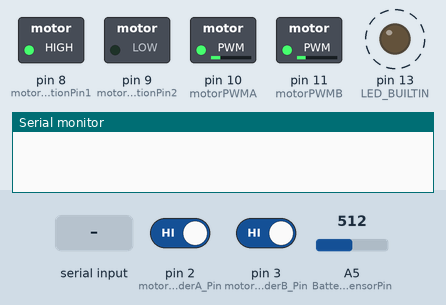
Simulated run of this sketch. Board: Arduino Mega 2560, built with avr-gcc and run on an emulated ATmega2560. Parts: switched loads named in the sketch (green lamp = pin HIGH), output pins drawn as LEDs (lit = HIGH), the last lines printed to the serial monitor. Dashed ring = blinking. The test bench sets the inputs (shaded band); at power-on: pin 2 (motorEncoderA_Pin) HIGH, pin 3 (motorEncoderB_Pin) HIGH, A5 (BatterySensorPin) = 512. Random numbers use the default seed unless the sketch sets one.

Above: at 1.2 s.
1.3 s: "1" received over Serial
At 15.14 s:
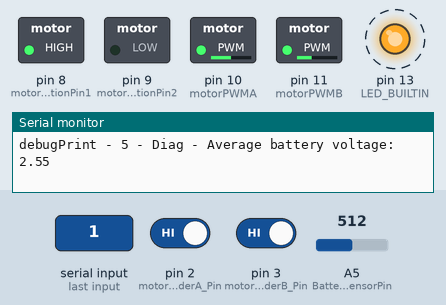
At 25.03 s:
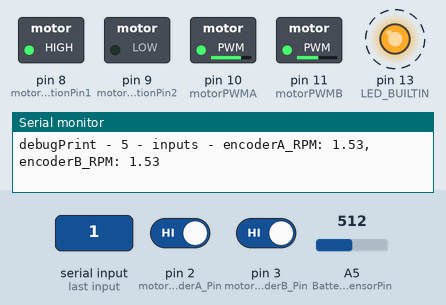
Timing chart, 0 to 25.4 s (numbered marks = the images above; inputs shaded):
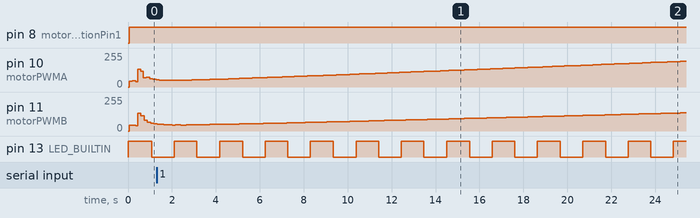

Measured:
- by itself, pin 13 (LED_BUILTIN): alternates HIGH for 1.0 s and LOW for 1.0 s

The sketch:

main.ino
```cpp
/*

*/

//Include functions
#include "loggingFunctions.h"
#include "miscFunctions.h"
#include "realTimer.h"

//Include main routines as objects
#include "inputsRoutine.cpp"
#include "controlRoutine.cpp"
#include "commRoutine.cpp"
#include "diagnoticsRoutine.cpp"

//define build variables
#define targetCycleTime 50

//Declare Objects
inputsRoutine inputs;
controlRoutine control;
commRoutine comm;
diagnoticsRoutine diagnotics;

//

//Set input pins
byte BatterySensorPin = A5;
//Left is A
byte motorEncoderA_Pin = 2;
//Right is B
byte motorEncoderB_Pin = 3;

//Set output pins
byte motorOptionPin1 = 8;
byte motorOptionPin2 = 9;
byte motorPWMA = 10;
byte motorPWMB = 11;

//global variables for main
byte blinkState = 0;

//gloabl settings variables
int const debugPrioritySetting = 5;

//global objects for main
realTimer blinkTimer;


// the setup function runs once when you press reset or power the board
//Runs only once at setup
void setup() {
  debugPrint(debugPrioritySetting, "setup", 5, "Starting...");
  // initialize digital pin LED_BUILTIN as an output.
  pinMode(LED_BUILTIN, OUTPUT);

  blinkTimer.init(1000);

  //Initalize main routines
  inputs.init(debugPrioritySetting, BatterySensorPin, motorEncoderA_Pin, motorEncoderB_Pin);
  control.init(debugPrioritySetting);
  comm.init(debugPrioritySetting);
  diagnotics.init(debugPrioritySetting, targetCycleTime);
  outputSetup();

  //Set pins up
  pinMode(motorEncoderA_Pin, INPUT_PULLUP);
  pinMode(motorEncoderB_Pin, INPUT_PULLUP);
  pinMode(BatterySensorPin, INPUT);

  digitalWrite(motorEncoderA_Pin,HIGH);  // enable pullup resistor
  digitalWrite(motorEncoderB_Pin,HIGH);  // enable pullup resistor

  //set interupts
  attachInterrupt(digitalPinToInterrupt(motorEncoderA_Pin), encoderA_InterProxy, CHANGE);
  attachInterrupt(digitalPinToInterrupt(motorEncoderB_Pin), encoderB_InterProxy, CHANGE);

  //Finish setup
  debugPrint(debugPrioritySetting, "setup", 5, "Startup complete");
}

// the loop function runs over and over again forever
void loop() {
  //local variables
  String routineName = "main";

  //Cycle startup

  //Main sequence

  //Change led state to show board is running
  if(blinkState == 0){
    digitalWrite(LED_BUILTIN, HIGH);   // turn the LED on (HIGH is the voltage level)
  }else{
    digitalWrite(LED_BUILTIN, LOW);    // turn the LED off by making the voltage LOW
  }

  if(blinkTimer.check(true)){
      //Next state
      blinkState = ((blinkState + 1)%2);
      //debugPrint(5, routineName, 5, String("BlinkState: ") + String(blinkState));
  };

  // Delay so CPU doesn't run at 100% all the time
  //delay(50);

  //Run main routines
  inputs.run();
  control.run(inputs.batteryVoltage, inputs.rpmA, inputs.rpmB);
  comm.run();
  diagnotics.run(inputs.batteryVoltage);
  outputWrite();
}

void encoderA_InterProxy(){
  inputs.encoderA();
}

void encoderB_InterProxy(){
  inputs.encoderB();
}

void outputSetup(){
  //Setup output pins
  pinMode(motorOptionPin1, OUTPUT);
  pinMode(motorOptionPin2, OUTPUT);
  pinMode(motorPWMA, OUTPUT);
  pinMode(motorPWMB, OUTPUT);
}


void outputWrite(){
  //Set outputs
  //Motor state
  analogWrite(motorOptionPin1,255);
  analogWrite(motorOptionPin2,0);

  //Motor PWM
  analogWrite(motorPWMA,control.motorOptionPin1_PWM);
  analogWrite(motorPWMB,control.motorOptionPin2_PWM);


}
```

commRoutine.cpp
```cpp
//Communications module

#include "arduino.h"
#include "realTimer.h"
#include "loggingFunctions.h"
#include "miscFunctions.h"

class commRoutine{
  private:
    //Declare private variables
    int debugPrioritySetting;
    realTimer contactTimeout;
    realTimer test;

    String routineName = "Comm";

    //Make sure serial is active during setup
    void establishContact() {
      contactTimeout.init(60000);

      while ((Serial.available() <= 0) & (contactTimeout.check(true))) {
        Serial.print('A');   // send a capital A
        delay(500);
      }
      Serial.println(' ');
    }


  //Set public routines for main to use
  public:

  void init(int debugPrioritySetting){
    //set variables
    this->debugPrioritySetting=debugPrioritySetting;

    //Starting variables


    //create objects

    // start bluetooth serial port at 115200 bps:
    //Serial1.begin(115200);
    // start serial port at 9600 bps:
    Serial.begin(9600);
    while (!Serial) {
      ; // wait for serial port to connect. Needed for native USB port only
    }

    establishContact();  // send a byte to establish contact until receiver responds
  };

  //main run loop
  void run(){
    if(test.check(true)){
      //debugPrint(5, routineName, 5, String("Fuzztest: ") + String(fuzzyNum(1000, 100)));
      //Serial1.println(String("Fuzztest: ") + String(fuzzyNum(1000, 100)));
    }
  };
};
```

controlRoutine.cpp
```cpp
//Control module

//Libraries
#include "arduino.h"
#include <PID_v1.h>

//local functions
#include "realTimer.h"
#include "loggingFunctions.h"

//pid settings and gains
#define OUTPUT_MIN 30
#define OUTPUT_MAX 250
#define KP 0.1
#define KI 0.2
#define KD 0.3

//Class
class controlRoutine{
  private:
    //Set private variables
    int debugPrioritySetting;
    float batteryVoltage;
    double rpmA;
    double rpmB;
    String routineName = "cont";


    //Set variables for motor
    realTimer timerRampUp;
    byte left_setPWM;
    byte right_setPWM;
    int left_setRPM;
    int right_setRPM;
    byte left_currentPWM;
    byte right_currentPWM;

    double motorA_setRPM =0;
    double motorB_setRPM =0;
    double motorA_outPWM =0;
    double motorB_outPWM =0;
    byte testState = 0;
    realTimer timerTest;

    //Set objects for pid controllers
    PID *pidA;
    PID *pidB;

    //Set objects for pid

    //Test state machine
    enum state{
      STANDBY = 0,
      TEST = 1
    };

    //Plain text settings for speed - needs calibration
    enum speed{
      SPEED_BRAKE = 0,
      SPEED_VERY_SLOW = 20,
      SPEED_SLOW = 25,
      SPEED_NORMAL = 40,
      SPEED_FAST = 50,
      SPEED_MAX = 60
    };

    //Plain text settings for direction - needs calibration
    enum direction{
      LEFT_MAX = 0,
      LEFT_HARD = 10,
      LEFT_SLIGHT = 40,
      STRAIGHT = 50,
      RIGHT_SLIGHT = 60,
      RIGHT_HARD = 90,
      RIGHT_MAX = 100
    };

    //Plain text settings for acceleration - needs calibration
    enum acceleration{
      ACCEL_MIN = 60,
      ACCEL_SLOW = 30,
      ACCEL_NORMAL = 10,
      ACCEL_FAST = 5,
      ACCEL_MAX = 2
    };

    //Set target motor values
    void setMotor(byte spd, byte dir, int accel){
      //debugPrint(5, routineName, 5, String("Motor set to: ") + String(spd));
      //Accel sets timer change rate

      //Speed sets motor PWM
      //Direction sets difference in wheel speed
      motorA_setRPM = (spd + (50-dir)*spd/50);
      motorB_setRPM = (spd + (50-(100-dir))*spd/50);
    };

    //Set up tests to cycle through modes
    void testStateMachine(){
      //
      if(timerTest.check(true)){
        //Next state
        testState = ((testState + 1)%5);

        //Set motor settings
        switch(testState){
          case 0:
            setMotor(SPEED_FAST, STRAIGHT, ACCEL_NORMAL);
            break;
          case 1:
            setMotor(SPEED_BRAKE, STRAIGHT, ACCEL_NORMAL);
            break;
          case 2:
            setMotor(SPEED_FAST, STRAIGHT, ACCEL_NORMAL);
            break;
          case 3:
            setMotor(SPEED_SLOW, STRAIGHT, ACCEL_NORMAL);
            break;
          case 4:
            setMotor(SPEED_SLOW, STRAIGHT, ACCEL_MIN);
            break;
          default:
            setMotor(SPEED_BRAKE, STRAIGHT, ACCEL_MIN);
        };

        debugPrint(5, routineName, 5, String("Test state: ") + String(testState));
        debugPrint(5, routineName, 5, String("Left speed running at: ") + String(motorOptionPin1_PWM/255.0*100));
        debugPrint(5, routineName, 5, String("Right speed running at: ") + String(motorOptionPin2_PWM/255.0*100));
        debugPrint(5, routineName, 5, String("Left set at running at: ") + String(left_setPWM));
        debugPrint(5, routineName, 5, String("Right set at running at: ") + String(right_setPWM));
      };
    };


  public:
    //set public variables
    byte motorOptionPin1_PWM = 0;
    byte motorOptionPin2_PWM = 0;

    void init(int debugPrioritySetting){
      //Set local variables
      this->debugPrioritySetting=debugPrioritySetting;

      //Set starting variables
      pidA = new PID(&rpmA, &motorA_outPWM, &motorA_setRPM, KP, KI, KD, DIRECT);
      pidB = new PID(&rpmB, &motorB_outPWM, &motorB_setRPM, KP, KI, KD, DIRECT);

      pidA->SetOutputLimits(OUTPUT_MIN, OUTPUT_MAX);
      pidB->SetOutputLimits(OUTPUT_MIN, OUTPUT_MAX);

      pidA->SetMode(AUTOMATIC);
      pidB->SetMode(AUTOMATIC);

      //create objects
      timerTest.init(10000);

    };

    //Runs in main loop
    void run(float batteryVoltage, double rpmA, double rpmB){
      //Read inputs
      this->batteryVoltage=batteryVoltage;
      this->rpmA=rpmA;
      this->rpmB=rpmB;

      //Update state
      //runMotor();
      //testStateMachine();

      setMotor(SPEED_NORMAL, LEFT_SLIGHT, ACCEL_NORMAL);

      if(motorA_setRPM > 30){pidA->SetOutputLimits(40, OUTPUT_MAX);}
      else{pidA->SetOutputLimits(OUTPUT_MIN, 100);}

      if(motorB_setRPM > 30){pidB->SetOutputLimits(40, OUTPUT_MAX);}
      else{pidB->SetOutputLimits(OUTPUT_MIN, 100);}

      //Update PID controllers
      pidA->Compute();
      pidB->Compute();

      //debugPrint(5, routineName, 5, String("rpmA: ") + String(rpmA) + String(" rpmA_out: ") + String(motorA_outPWM)+ String(" rpmA_set: ") + String(motorA_setRPM));

      motorOptionPin1_PWM = (byte) motorA_outPWM;
      motorOptionPin2_PWM = (byte) motorB_outPWM;
    };
};
```

diagnoticsRoutine.cpp
```cpp
// Alarm/warning detection and monitoring

#include "arduino.h"
//#include <MemoryUsage.h>
#include "realTimer.h"
#include "loggingFunctions.h"


class diagnoticsRoutine{
  private:
    //Declare private variables
    String routineName = "Diag";
    double cycleStartTime;
    double cycleEndTime;
    double cycleTime;
    double downTime;
    int targetCycleTime;
    int debugPrioritySetting;
    realTimer memStats;

    float batteryVoltage;
    int cycleCount = 0;

    byte logSize = 100;

    double cycleTimeSum;
    long downTimeSum;
    float batteryVoltageSum;

    //Print out state of memory
     void printMemStats(){
      debugPrint(5, routineName, 5, String("Current state of the memory----------------"));
      //debugPrint(5, routineName, 5, MEMORY_PRINT_START);
      //debugPrint(5, routineName, 5, MEMORY_PRINT_HEAPSTART);
      //debugPrint(5, routineName, 5, MEMORY_PRINT_HEAPEND);
      //debugPrint(5, routineName, 5, MEMORY_PRINT_STACKSTART);
      //debugPrint(5, routineName, 5, MEMORY_PRINT_END);
      //debugPrint(5, routineName, 5, MEMORY_PRINT_HEAPSIZE);
      //debugPrint(5, routineName, 5, FREERAM_PRINT);


      if ((Serial1.available() > 0) & ( debugPrioritySetting >= 5)){
        //Serial.println(F("Current state of the memory:"));
        //Serial.println();
        /*
        MEMORY_PRINT_START
        MEMORY_PRINT_HEAPSTART
        MEMORY_PRINT_HEAPEND
        MEMORY_PRINT_STACKSTART
        MEMORY_PRINT_END
        MEMORY_PRINT_HEAPSIZE
        FREERAM_PRINT;
        */
        //Serial.println();
        }

      debugPrint(5, routineName, 5, String("End current state of the memory----------------"));
      };


    //output other stats and information
    void otherStats(){
     //add delay to meet target cycle time
     int delayTime = (int)(targetCycleTime- (millis()- cycleStartTime)-0.4);
      if (millis()- cycleStartTime < targetCycleTime){
        delay(delayTime);
      }


      //Cycle finish
      cycleEndTime = millis();
      cycleTime = cycleEndTime - cycleStartTime;


      //Read into memory
      if(cycleCount == (logSize+1)){
        //Check how much extra operating time there is to meet cycle time
        float percentUse = (cycleTimeSum-downTimeSum)*100.0/(logSize*targetCycleTime);
        debugPrint(5, routineName, 5, String("Average cycle time: ") + String((cycleTimeSum/logSize))+ String(", Percent Use: ") + String(percentUse));
        debugPrint(5, routineName, 5, String("Average battery voltage: ") + String((batteryVoltageSum/logSize)));

        //Reset loop
        cycleCount =0;
        batteryVoltageSum=0;
        cycleTimeSum =0;
        downTimeSum =0;
      }else{
        cycleCount += 1;
      }

      //Add sums
      batteryVoltageSum += batteryVoltage;
      cycleTimeSum += cycleTime;
      downTimeSum += delayTime;

      //End cycle
      cycleStartTime = cycleEndTime;
    };

  public:

    void init(int debugPrioritySetting, int targetCycleTime){
      //Set local variables
      this->debugPrioritySetting=debugPrioritySetting;
      this->targetCycleTime=targetCycleTime;

      //Set starting variables
      cycleStartTime = 0;
      cycleEndTime = 0;
      cycleTime = 0;

      //Create objects
      memStats.init(60000);
    };

    //runs in main loop
    void run(float batteryVoltage){
      //Read inputs
      this->batteryVoltage=batteryVoltage;


      if(memStats.check(true)){
        //printMemStats();
      };

      //Cycle finish
      otherStats();
    };
};
```

inputsRoutine.cpp
```cpp
//Inputs module

#include "arduino.h"
#include "realTimer.h"
#include "loggingFunctions.h"
#include "miscFunctions.h"

#define encoderSamples 5

class inputsRoutine{
  private:
    //Declare private variables
    String routineName = "inputs";
    int debugPrioritySetting;

    //pins
    byte BatterySensorPin;
    byte motorEncoderA_Pin;
    byte motorEncoderB_Pin;

    int motorEncoderA_SamplePeriodArray [encoderSamples];
    int motorEncoderB_SamplePeriodArray [encoderSamples];

    int motorEncoderA_SampleArrayindex = 0;
    int motorEncoderB_SampleArrayindex = 0;

    int encoderA_PrevTime = 0;
    int encoderB_PrevTime = 0;

    int encoderA_period = 0;
    int encoderB_period = 0;

    float encoderA_RPM = 0;
    float encoderB_RPM = 0;

    int counter =0;

    //Objects


    //Private functions

  public:
    //public variables
    float batteryVoltage = 0;
    double rpmA = 0;
    double rpmB = 0;

    //public functions
    void init(int debugPrioritySetting, byte BatterySensorPin, byte motorEncoderA_Pin, byte motorEncoderB_Pin){
        //Set local variables
        this->debugPrioritySetting=debugPrioritySetting;
        this->BatterySensorPin=BatterySensorPin;
        this->motorEncoderA_Pin=motorEncoderA_Pin;
        this->motorEncoderB_Pin=motorEncoderB_Pin;

        //Set starting variables

        //Create objects

      };


    //runs in main loop
    void run(){
        //Read inputs and translate into readable format
        batteryVoltage = analogRead(BatterySensorPin)* (5.0 / 1023.0);

        motorEncoderA_SamplePeriodArray [motorEncoderA_SampleArrayindex] = millis()-encoderA_PrevTime;
        if (averageArray(motorEncoderA_SamplePeriodArray, encoderSamples) < 50){
          encoderA_RPM = 0;
        }else{
          encoderA_RPM = 60.0/(averageArray(motorEncoderA_SamplePeriodArray, encoderSamples)*8.0/1000.0);
        }


        motorEncoderB_SamplePeriodArray [motorEncoderB_SampleArrayindex] = millis()-encoderB_PrevTime;

        if (averageArray(motorEncoderB_SamplePeriodArray, encoderSamples) < 50){
          encoderB_RPM = 0;
        }else{
          encoderB_RPM = 60.0/(averageArray(motorEncoderB_SamplePeriodArray, encoderSamples)*8.0/1000.0);
        }

        if (counter ==0){
          debugPrint(5, routineName, 5, String("encoderA_RPM: ") + String(encoderA_RPM)+String(", encoderB_RPM: ") + String(encoderB_RPM));
        }
        counter = (counter+1)%10;

        rpmA = encoderA_RPM;
        rpmB = encoderB_RPM;

      }

      void encoderA(){
        int motorEncoderA_voltage = digitalRead(motorEncoderA_Pin);

        //debugPrint(5, routineName, 5, String("motorEncoderA triggered: ") + String(motorEncoderA_voltage));
        if(motorEncoderA_voltage == 0){
          motorEncoderA_SamplePeriodArray [motorEncoderA_SampleArrayindex] = millis()-encoderA_PrevTime;
          encoderA_PrevTime = millis();
          motorEncoderA_SampleArrayindex = (motorEncoderA_SampleArrayindex +1)%encoderSamples;
          if (motorEncoderA_SampleArrayindex == 0){
            debugPrint(5, routineName, 5, String("average encode A period: ") + String(averageArray(motorEncoderA_SamplePeriodArray, encoderSamples)));
          }
        }
      }

      void encoderB(){
        int motorEncoderB_voltage = digitalRead(motorEncoderB_Pin);

        //debugPrint(5, routineName, 5, String("motorEncoderB triggered: ") + String(motorEncoderB_voltage));
        if(motorEncoderB_voltage == 0){
          motorEncoderB_SamplePeriodArray [motorEncoderB_SampleArrayindex] = millis()-encoderB_PrevTime;
          encoderB_PrevTime = millis();
          motorEncoderB_SampleArrayindex = (motorEncoderB_SampleArrayindex +1)%encoderSamples;
          if (motorEncoderB_SampleArrayindex == 0){
            debugPrint(5, routineName, 5, String("average encode A period: ") + String(averageArray(motorEncoderA_SamplePeriodArray, encoderSamples)));
          }
        }
      }
};
```

loggingFunctions.cpp
```cpp
//Used to format output messages in the console

#include "arduino.h"
#include "loggingFunctions.h"

void debugPrint(int debugPrioritySetting, String routine, int priority, String info){
  String message = " ";

  if (Serial.available() > 0) {
    if(debugPrioritySetting >= priority){
      message = String("debugPrint - ") + String(priority) + " - " + String(routine) + " - " + String(info);
      Serial.println(message);
    }
  }
}
```

loggingFunctions.h
```cpp
//Header for global functions for logging

#ifndef LOGGING_FUNC_H
#define LOGGING_FUNC_H


void debugPrint(int debugPrioritySetting, String routine, int priority, String info);


#endif // LOGGING_FUNC_H
```

miscFunctions.h
```cpp
//Header for global misc functions

#ifndef MISC_FUNC_H
#define MISC_FUNC_H


double averageArray(int a[], int n);
double fuzzyNum(double num, double sigma);


#endif // MISC_FUNC_H
```

realTimer.h
```cpp
//Creates a timer that operates on a real time check based on the arduino internal clock
//Used as an alarm or to create time based loops
//Could have over flow issues if runtime is too long

#ifndef REAL_TIMER_H
#define REAL_TIMER_H

class realTimer{
  private:
    double accum;
    double lastCheck;
    double enable;
    double targetTime;

  public:
    void init(double setTime);
    bool check(bool condition);
};

#endif // REAL_TIMER_H
```

Source omitted: miscFunctions.cpp (1212 bytes), realTimer.cpp (868 bytes)
